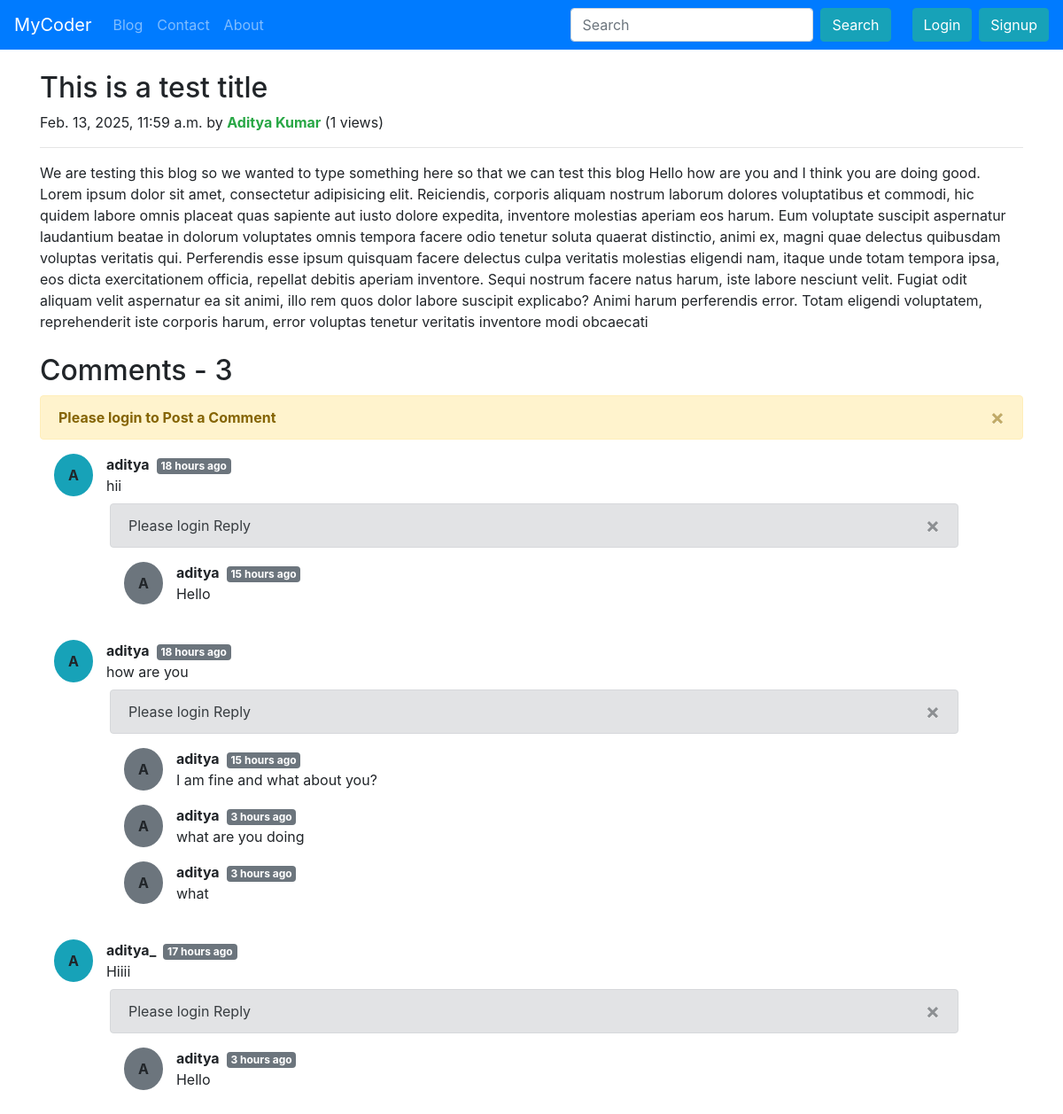
Page /blog/dummy-post on the earlier database version.
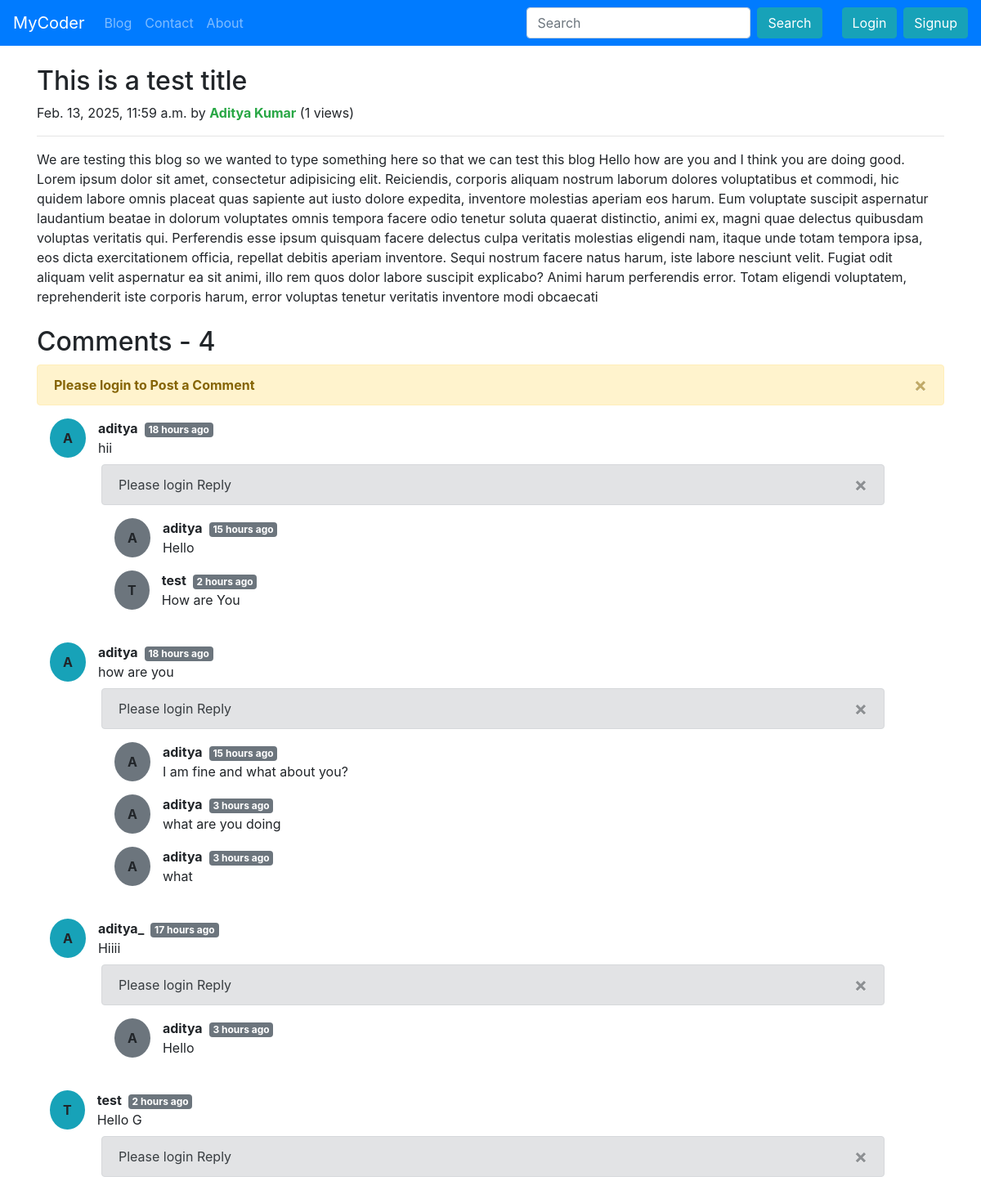
Same page on the later database version.
### blog/models.py (models this page shows, shortened)
class BlogComment(models.Model):
    sno = models.AutoField(primary_key=True)
    comment = models.TextField()
    user = models.ForeignKey(User, on_delete=models.CASCADE)
    post = models.ForeignKey(Post, on_delete=models.CASCADE) # if post is deleted then also delete the comments
    parent = models.ForeignKey('self', on_delete=models.CASCADE, null=True)
    timeStamp = models.DateTimeField(default=now)

### blog/views.py (the view)
# urls.py: path('<str:slug>', views.blogPost, name='Blog Post'),
def blogPost(request, slug):
    post = Post.objects.get(slug=slug)
    post.views = post.views + 1
    post.save()
    comments = BlogComment.objects.filter(post=post, parent=None)
    replies = BlogComment.objects.filter(post=post).exclude(parent=None)
    repDict = {}
    for reply in replies:
        if reply.parent.sno not in repDict.keys():
            repDict[reply.parent.sno] = [reply]
        else:
            repDict[reply.parent.sno].append(reply)
    context = {'post': post, 'comments': comments, 'user': request.user, 'replyDict': repDict}
    return render(request, 'blog/blogPost.html', context)

### blog/templatetags/extras.py (called while the page is built)
@register.filter(name='get_val')
def get_val(dict, key):
    return dict.get(key)

### templates/blog/blogPost.html (shortened to what this page needs)
{% extends "base.html" %}
{% block body %}
    {% load humanize %}
    {% load extras %}
    <div class="container my-4">
        <div class="blog-post">
            <h2 class="blog-post-title">{{post.title}}</h2>
            <p class="blog-post-meta">{{post.timeStamp}} by <strong class="text-success">{{post.author}}</strong><span> ({{post.views}} views)</span></p>
            <hr>
            <p>{{post.content}}</p>
        </div>
    </div>
    <div class="container">
        <h2>Comments - {{comments.count}}</h2>
        <div class="my-2">
            {% if not user.is_authenticated %}
                <div class="alert alert-warning alert-dismissible fade show" role="alert">
                    <strong>Please login to Post a Comment</strong>
                    <button type="button" class="close" data-dismiss="alert" aria-label="Close">
                      <span aria-hidden="true">&times;</span>
                    </button>
                </div>
            {% endif %}
        </div>
        {% for comment in comments %}
        <div class="m-3 row">
            <div class="bg-info d-flex justify-content-center align-items-center rounded-circle p-1 px-3"><b>{{comment.user.username|slice:"0:1"|upper}}</b></div>
            <div class="col-md-11 ">
                <b>{{comment.user.username}}</b><span class="badge badge-secondary ml-2">{{comment.timeStamp|naturaltime}}</span>
                <div>{{comment.comment}}</div>
            </div>
            <div class="reply mx-5 my-2 col-md-11">
                {% if user.is_authenticated %}
                    <button class="btn btn-primary btn-sm mb-2" type="button" data-toggle="collapse" data-target="#replyBox{{comment.sno}}" aria-expanded="false" aria-controls="replyBox{{comment.sno}}">
                        Reply
                    </button>
                    <div class="collapse" id="replyBox{{comment.sno}}">
                        <div class="card card-body">
                            <form action="/blog/postComment" method="post">{% csrf_token %}
                                <div class="mb-3 form-group">
                                    <label for="reply{{comment.sno}}" class="form-label col-md-10">Reply</label>
                                    <input type="text" name="comment" class="form-control" id="reply{{comment.sno}}" placeholder="Write a Comment" required>
                                    <input type="hidden" name="parentSno" value="{{comment.sno}}">
                                </div>
                                <div class="mb-3 form-group">
                                    <input type="hidden" name="postSno" value="{{post.sno}}">
                                </div>
                                <button type="submit" class="btn btn-success">Submit</button>
                            </form>
                        </div>
                    </div>
                {%else%}
                    <div class="alert alert-secondary alert-dismissible fade show" role="alert">
                        Please login Reply
                        <button type="button" class="close" data-dismiss="alert" aria-label="Close">
                        <span aria-hidden="true">&times;</span>
                        </button>
                    </div>
                {% endif %}
                <div class="replies">
                    {% for reply in replyDict|get_val:comment.sno %}
                    <div class="row m-3">
                        <div class="bg-secondary d-flex justify-content-center align-items-center rounded-circle p-1 px-3"><b>{{reply.user.username|slice:"0:1"|upper}}</b></div>
                    <div class="col-md-11">
                        <b>{{reply.user.username}}</b><span class="badge badge-secondary ml-2">{{reply.timeStamp|naturaltime}}</span>
                        <div>{{reply.comment}}</div>
                    </div>
                    </div>
                    {% endfor %}
                </div>
            </div>
        </div>
        {% endfor %}
    </div>
{% endblock body %}

Differences in the rows shown:
added BlogComment: user.username "T", user.username "test", timeStamp "2 hours ago", comment "How are You", shown under "A"
added BlogComment: user.username "T", user.username "test", timeStamp "2 hours ago", comment "Hello G", shown under "Comments - 4"
Other differences:
{{ comments.count }}: "3" → "4"
